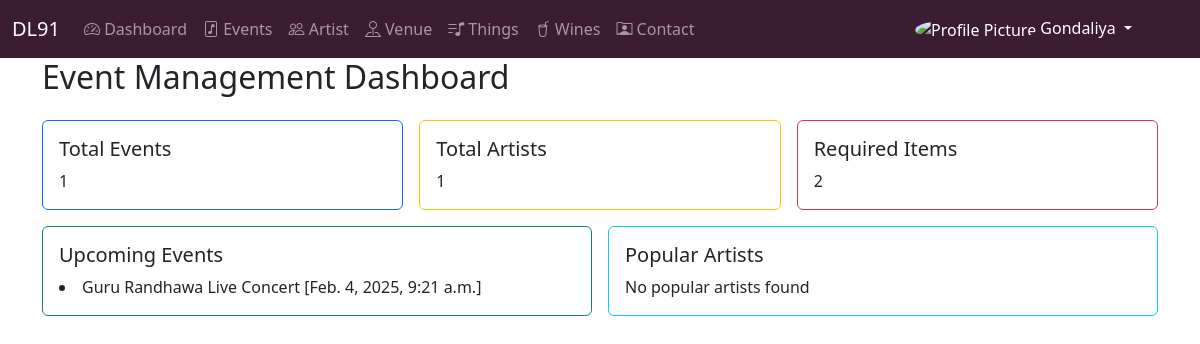
/dashboard/ (signed in), run on an earlier commit of the app's database.
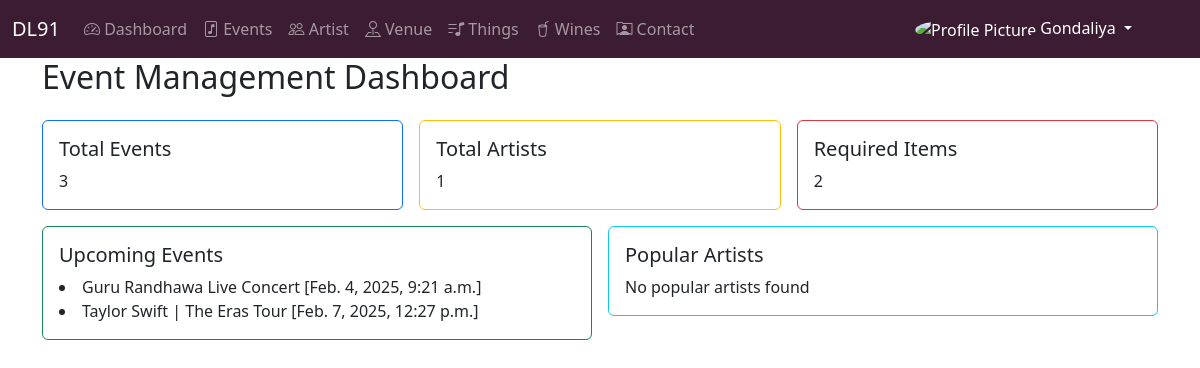
And on a later commit of the database.
### apps/events/models.py (models this page shows, shortened)
class Event(BaseClass):
    EVENT_STATUS_CHOICES = [
        ('Upcoming', 'Upcoming'),
        ('Ongoing', 'Ongoing'),
        ('Completed', 'Completed'),
        ('Cancelled', 'Cancelled'),
    ]
    manager = models.ForeignKey(Manager, on_delete=models.CASCADE)
    event_name = models.CharField(max_length=255)
    event_image = models.ImageField(upload_to='event_images/', null=True, blank=True)  # Event Image
    event_organizer_name = models.CharField(max_length=255)  # Organizer Name
    event_organizer_contact = models.CharField(max_length=20)  # Organizer Contact
    event_date = models.DateField()  # Event Date
    event_start_time = models.TimeField()
    event_end_time = models.TimeField()
    event_day_of_week = models.CharField(max_length=20)  # Day of the week
    event_description = models.TextField()  # Event Description
    event_status = models.CharField(max_length=20, choices=EVENT_STATUS_CHOICES)  # Event Status
    artist = models.ForeignKey(Artist, on_delete=models.CASCADE)  # Artist Name
    venue = models.ForeignKey(Venue, on_delete=models.CASCADE)  # Venue Name
    required_thing = models.ManyToManyField(RequiredThing)  # Things Required for the event

### apps/dashboard/views.py (the view)
# urls.py: path('dashboard/', DashboardViews.dashboard, name='dashboard'),
    @login_required
    def dashboard(request):
        manager = request.session.get('manager_id')
        total_events = Event.objects.filter(
            manager_id=manager  # Get the manager_id from the session
        )
        upcoming_events = Event.objects.filter(
            manager_id=manager,
            created_at__year=current_year,  # Filter by current year
            created_at__month=current_month  # Filter by current month
        )
        total_artist = Artist.objects.filter(
            manager_id=manager  # Get the manager_id from the session
        )
        total_things = RequiredThing.objects.filter(
            manager_id=manager  # Get the manager_id from the session
        )
        context = {
            'total_events': total_events.count(),  # Total events for the manager
            'upcoming_events': upcoming_events,  # Upcoming events for the manager
            'total_artists': total_artist.count(),  # Total artists for the manager
            'total_things': total_things.count(),  # Total things for the manager
        }
        return render(request, 'dashboard/dashboard.html', context)

### apps/dashboard/views.py (called while the page is built)
def login_required(view_func):
    @wraps(view_func)
    def wrapper(request, *args, **kwargs):
        if 'manager_id' in request.session:
            return view_func(request, *args, **kwargs)
        else:
            messages.error(request, 'You are not logged in. Please log in to access the dashboard.')
            return redirect('login')
    return wrapper

### apps/dashboard/templates/dashboard/dashboard.html (shortened to what this page needs)
{% extends 'dashboard/base.html' %}
{% load static %}
{% block body %}
<div class="container">
    <h2 class="mb-4">Event Management Dashboard</h2>
    <div class="row mb-4 g-3">
        <div class="col-md-4">
            <div class="card text-dark border border-primary">
                <div class="card-body">
                    <h5 class="card-title">Total Events</h5>
                    <p class="card-text">{{ total_events }}</p>
                </div>
            </div>
        </div>
        <div class="col-md-4">
            <div class="card text-dark border border-warning">
                <div class="card-body">
                    <h5 class="card-title">Total Artists</h5>
                    <p class="card-text">{{ total_artists }}</p>
                </div>
            </div>
        </div>
        <div class="col-md-4">
            <div class="card text-dark border border-danger">
                <div class="card-body">
                    <h5 class="card-title">Required Items</h5>
                    <p class="card-text">{{ total_things }}</p>
                </div>
            </div>
        </div>
        <div class="col-md-6">
            <div class="card text-dark border border-success">
                <div class="card-body">
                    <h5 class="card-title">Upcoming Events</h5>
                    {% if upcoming_events %}
                    {% for upcoming_event in upcoming_events %}
                    <li class="card-text">{{ upcoming_event.event_name }} [{{upcoming_event.created_at}}]</li>
                    {% endfor %}
                    {% else %}
                    <p class="card-text">No upcoming events found</p>
                    {% endif %}
                </div>
            </div>
        </div>
        <div class="col-md-6">
            <div class="card text-dark border border-info">
                <div class="card-body">
                    <h5 class="card-title">Popular Artists</h5>
                    {% if popular_artists %}
                    {% for popular_artist in popular_artists %}
                    <li class="card-text">{{ popular_artist.artist_name }}</li>
                    {% endfor %}
                    {% else %}
                    <p class="card-text">No popular artists found</p>
                    {% endif %}
                </div>
            </div>
        </div>
    </div>
</div>
{% endblock %}

What changed in the data, as far as the page shows it:
added Event: event_name "Taylor Swift | The Eras Tour", created_at "Feb. 7, 2025, 12:27 p.m."
Also different on the page:
{{ total_events }}: "1" → "3"
